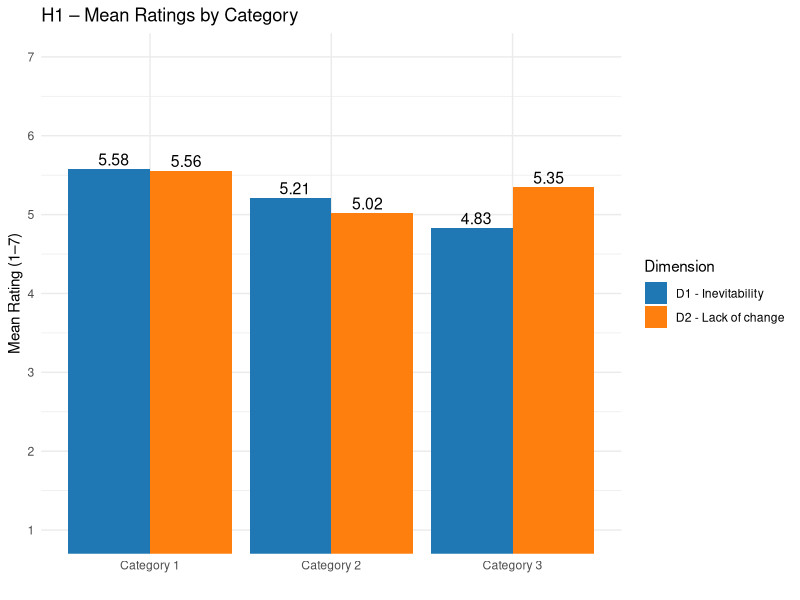
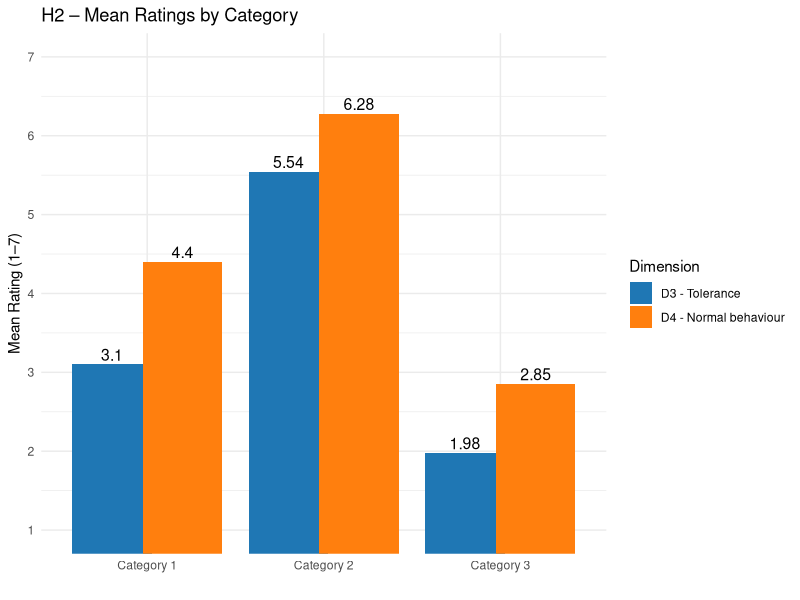
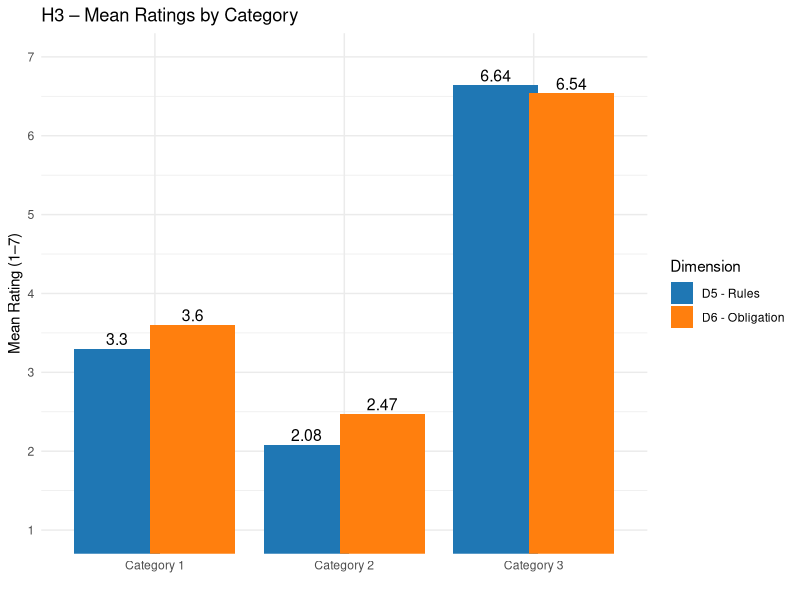
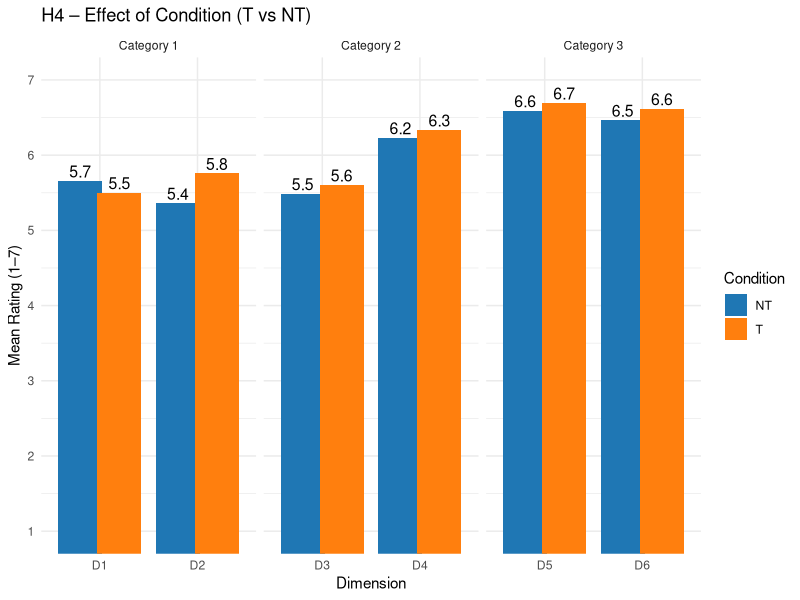
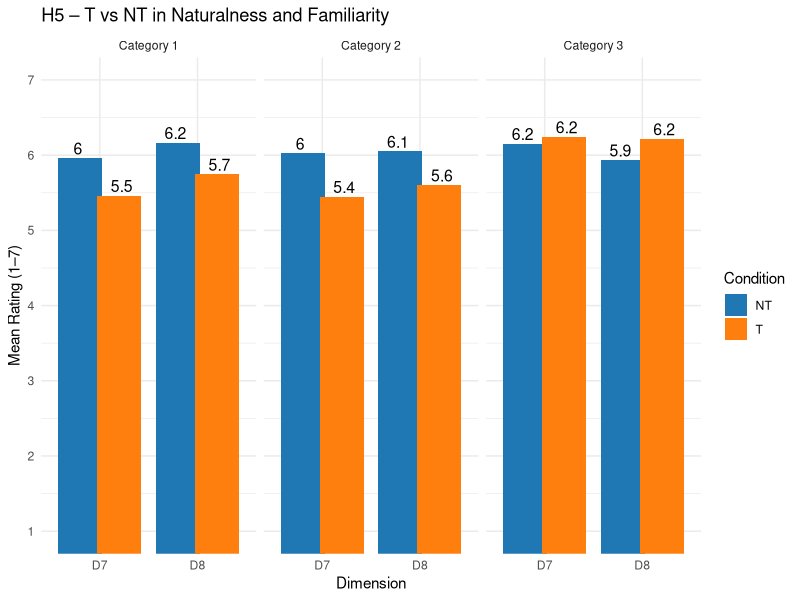

The R script that drew these images, in order:
# Author: Luiz Otavio de Quadros
# Project: TFM — Main analysis
# Description: Computes mean ratings by dimension, category and condition.
# Results correspond to Section 5.2 (Results by dimension).

# =========================================================
# 1. LOAD LIBRARIES
library(dplyr)
library(tidyr)
library(purrr)

# =========================================================
# 2. LOAD DATASET
dataset <- read.csv("dataset_TFM_final.csv")

# =========================================================
# 3. DEFINE DIMENSIONS. 1–8 correspond to rating scales. Use this to loop the function.
dimensions <- 1:8

# =========================================================
# 4. FUNCTION: Compute mean ratings for each dimension:
compute_means <- function(d) {
  
  # Filter relevant data (exclude CAT = 0)
  data_dim <- dataset %>%
    filter(DIMEN == d, CAT != 0)
  
  # Mean by category and condition
  mean_by_cat_cond <- data_dim %>%
    group_by(CAT, COND) %>%
    summarise(
      mean_rating = mean(RATING),
      .groups = "drop"
    )
  
  # Overall mean by category
  mean_overall <- data_dim %>%
    group_by(CAT) %>%
    summarise(
      mean_rating = mean(RATING),
      .groups = "drop"
    ) %>%
    mutate(COND = "Overall")
  
  # Combine both results
  means_combined <- bind_rows(mean_by_cat_cond, mean_overall) %>%
    mutate(DIMEN = d)
  
  # Convert to wide format
  final_table <- means_combined %>%
    pivot_wider(
      names_from = COND,
      values_from = mean_rating
    ) %>%
    arrange(CAT)
  
  return(final_table)
}

# =========================================================
# 5. APPLY FUNCTION TO ALL DIMENSIONS
all_mean_results <- map_dfr(dimensions, compute_means)

# =========================================================
# 6. ORDER FINAL OUTPUT
all_mean_results <- all_mean_results %>%
  select(DIMEN, CAT, everything()) %>%
  arrange(DIMEN, CAT)

# =========================================================
# 7. DISPLAY RESULTS
print(all_mean_results, n = 24)

#########################################################

#Plots by Hypothesis

library(tidyverse)

#Hypothesis 1

# Step 1: Filter valid data
h1_data <- dataset %>%
  filter(
    CAT %in% c(1, 2, 3),
    DIMEN %in% c(1, 2)
  ) %>%
  mutate(RATING = as.numeric(RATING))

# Step 2: Compute means
h1_summary <- h1_data %>%
  group_by(CAT, DIMEN) %>%
  summarise(mean_rating = mean(RATING, na.rm = TRUE), .groups = "drop")

# Step 3: Relabel variables
h1_summary <- h1_summary %>%
  mutate(
    CAT = factor(CAT,
                 levels = c(1, 2, 3),
                 labels = c("Category 1", "Category 2", "Category 3")),
    DIMEN = factor(DIMEN,
                   levels = c(1, 2),
                   labels = c("D1 - Inevitability", "D2 - Lack of change"))
  )

# Step 4: Plot
ggplot(h1_summary, aes(x = CAT, y = mean_rating, fill = DIMEN)) +
  geom_col(position = position_dodge(width = 0.9)) +
  geom_text(aes(label = round(mean_rating, 2)),
            position = position_dodge(width = 0.8),
            vjust = -0.3, size = 4) +
  coord_cartesian(ylim = c(1, 7)) +
  scale_y_continuous(breaks = 1:7) +
  
   scale_fill_manual(values = c(
    "D1 - Inevitability" = "#1f77b4",  
    "D2 - Lack of change" = "#ff7f0e"  
  )) +
  
  labs(
    title = "H1 – Mean Ratings by Category",
    x = "",
    y = "Mean Rating (1–7)",
    fill = "Dimension"
  ) +
  theme_minimal()
#=====================================================
#Hypothesis 2

# Step 1: Filter valid data
h2_data <- dataset %>%
  filter(
    CAT %in% c(1, 2, 3),
    DIMEN %in% c(3, 4)
  ) %>%
  mutate(RATING = as.numeric(RATING))

# Step 2: Compute means
h2_summary <- h2_data %>%
  group_by(CAT, DIMEN) %>%
  summarise(mean_rating = mean(RATING, na.rm = TRUE), .groups = "drop")

# Step 3: Relabel variables
h2_summary <- h2_summary %>%
  mutate(
    CAT = factor(CAT,
                 levels = c(1, 2, 3),
                 labels = c("Category 1", "Category 2", "Category 3")),
    DIMEN = factor(DIMEN,
                   levels = c(3, 4),
                   labels = c("D3 - Tolerance", "D4 - Normal behaviour"))
  )

# Step 4: Plot
ggplot(h2_summary, aes(x = CAT, y = mean_rating, fill = DIMEN)) +
  geom_col(position = position_dodge(width = 0.8)) +
  geom_text(aes(label = round(mean_rating, 2)),
            position = position_dodge(width = 0.8),
            vjust = -0.3, size = 4) +
  coord_cartesian(ylim = c(1, 7)) +
  scale_y_continuous(breaks = 1:7) +
  
  scale_fill_manual(values = c(
    "D3 - Tolerance" = "#1f77b4",
    "D4 - Normal behaviour" = "#ff7f0e"
  )) +
  
  labs(
    title = "H2 – Mean Ratings by Category",
    x = "",
    y = "Mean Rating (1–7)",
    fill = "Dimension"
  ) +
  theme_minimal()

#==========================================================
#Hypothesis 3

# Step 1: Filter valid data
h3_data <- dataset %>%
  filter(
    CAT %in% c(1, 2, 3),
    DIMEN %in% c(5, 6)
  ) %>%
  mutate(RATING = as.numeric(RATING))

# Step 2: Compute means
h3_summary <- h3_data %>%
  group_by(CAT, DIMEN) %>%
  summarise(mean_rating = mean(RATING, na.rm = TRUE), .groups = "drop")

# Step 3: Relabel variables
h3_summary <- h3_summary %>%
  mutate(
    CAT = factor(CAT,
                 levels = c(1, 2, 3),
                 labels = c("Category 1", "Category 2", "Category 3")),
    DIMEN = factor(DIMEN,
                   levels = c(5, 6),
                   labels = c("D5 - Rules", "D6 - Obligation"))
  )

# Step 4: Plot
ggplot(h3_summary, aes(x = CAT, y = mean_rating, fill = DIMEN)) +
  geom_col(position = position_dodge(width = 0.8)) +
  geom_text(aes(label = round(mean_rating, 2)),
            position = position_dodge(width = 0.8),
            vjust = -0.3, size = 4) +
  coord_cartesian(ylim = c(1, 7)) +
  scale_y_continuous(breaks = 1:7) +
  
  scale_fill_manual(values = c(
    "D5 - Rules" = "#1f77b4",
    "D6 - Obligation" = "#ff7f0e"
  )) +
  
  labs(
    title = "H3 – Mean Ratings by Category",
    x = "",
    y = "Mean Rating (1–7)",
    fill = "Dimension"
  ) +
  theme_minimal()

#=======================================================
#Hypothesis 4

library(tidyverse)

# Step 1: Filter only relevant combinations
h4_filtered <- dataset %>%
  filter(
    (CAT == 1 & DIMEN %in% c(1,2)) |
      (CAT == 2 & DIMEN %in% c(3,4)) |
      (CAT == 3 & DIMEN %in% c(5,6))
  ) %>%
  mutate(RATING = as.numeric(RATING))

# Step 2: Compute mean
h4_summary <- h4_filtered %>%
  group_by(CAT, DIMEN, COND) %>%
  summarise(
    mean_rating = mean(RATING, na.rm = TRUE),
    .groups = "drop"
  )

# Step 3: Labels
h4_summary <- h4_summary %>%
  mutate(
    CAT = factor(CAT,
                 levels = c(1,2,3),
                 labels = c("Category 1",
                            "Category 2",
                            "Category 3")),
    
    DIMEN = case_when(
      DIMEN == 1 ~ "D1",
      DIMEN == 2 ~ "D2",
      DIMEN == 3 ~ "D3",
      DIMEN == 4 ~ "D4",
      DIMEN == 5 ~ "D5",
      DIMEN == 6 ~ "D6"
    ),
    
    COND = factor(COND)
  )

# Step 4: Plot
ggplot(h4_summary, aes(x = DIMEN, y = mean_rating, fill = COND)) +
  
  geom_col(position = position_dodge(0.8)) +
  
  # Values on top
  geom_text(aes(label = round(mean_rating, 1)),
            position = position_dodge(0.8),
            vjust = -0.3,
            size = 4) +
  
  coord_cartesian(ylim = c(1, 7)) +
  scale_y_continuous(breaks = 1:7) +
  
  facet_wrap(~CAT, scales = "free_x") +
  
  scale_fill_manual(values = c("#1f77b4", "#ff7f0e")) +
  
  labs(
    title = "H4 – Effect of Condition (T vs NT)",
    x = "Dimension",
    y = "Mean Rating (1–7)",
    fill = "Condition"
  ) +
  
  theme_minimal()

#===================================================
#Hypothesis 5 

library(tidyverse)

# Step 1: Filter correct data
h5_data <- dataset %>%
  filter(
    CAT %in% c(1, 2, 3),
    DIMEN %in% c(7, 8)     
  ) %>%
  mutate(RATING = as.numeric(RATING))

# Step 2: Compute mean
h5_summary <- h5_data %>%
  group_by(CAT, COND, DIMEN) %>%
  summarise(
    mean_rating = mean(RATING, na.rm = TRUE),
    .groups = "drop"
  )

# Step 3: Labels
h5_summary <- h5_summary %>%
  mutate(
    CAT = factor(CAT,
                 levels = c(1,2,3),
                 labels = c("Category 1", "Category 2", "Category 3")),
    
    DIMEN = factor(DIMEN,
                   levels = c(7, 8),
                   labels = c("D7", "D8")),
    
    COND = factor(COND)
  )

# Step 4: Plot
ggplot(h5_summary, aes(x = DIMEN, y = mean_rating, fill = COND)) +
  
  geom_col(position = position_dodge(0.8)) +
  
  geom_text(aes(label = round(mean_rating, 1)),
            position = position_dodge(0.9),
            vjust = -0.3,
            size = 4) +
  
  coord_cartesian(ylim = c(1, 7)) +
  scale_y_continuous(breaks = 1:7) +
  
  facet_wrap(~CAT) +   #category separation
  
  scale_fill_manual(values = c("#1f77b4", "#ff7f0e")) +
  
  labs(
    title = "H5 – T vs NT in Naturalness and Familiarity",
    x = "Dimension",
    y = "Mean Rating (1–7)",
    fill = "Condition"
  ) +
  
  theme_minimal()

#done
